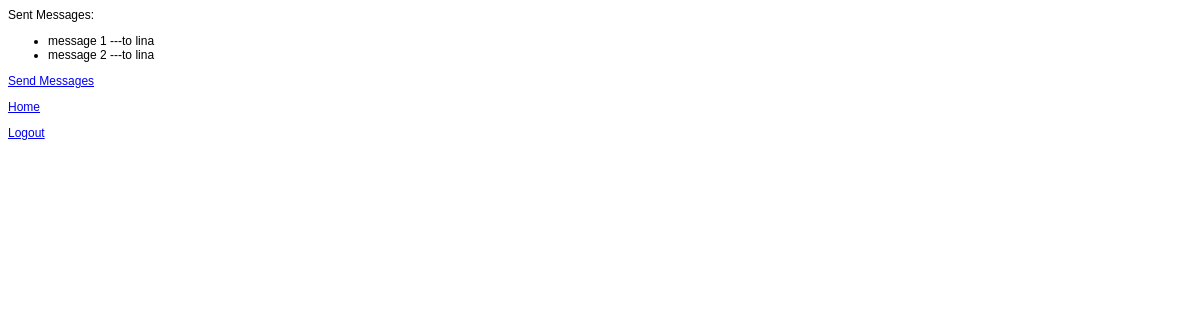
The app's page /outbox/ (signed in), older data.
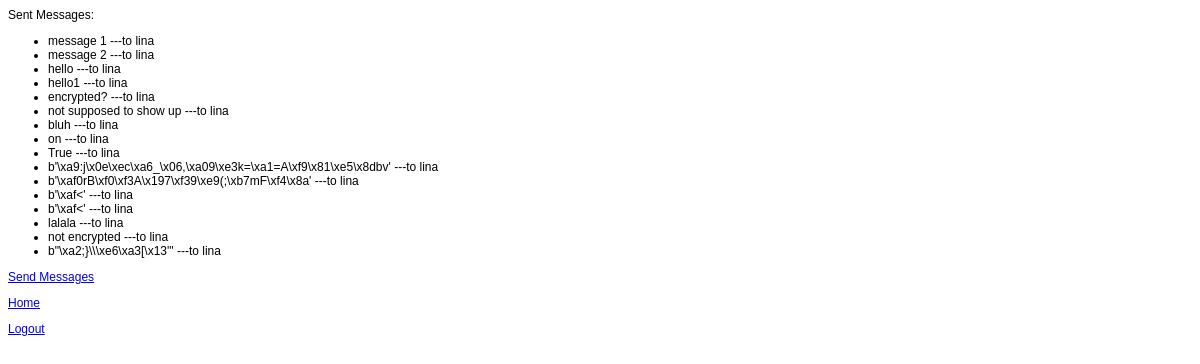
The same page, newer data.
### myapplication/models.py (models this page shows)
class Message(models.Model):
    sender = models.ForeignKey(User, related_name="sender")
    receiver = models.ForeignKey(User, related_name="receiver")
    subject = models.CharField(max_length=50, default="subject")
    msg = models.CharField(max_length=500)
    sentDate = models.DateTimeField(auto_now_add=True)
    display = models.BooleanField(default=True)
    encrypt = models.BooleanField(default=False)

### myapplication/views.py (the view)
# urls.py: url(r'^outbox/$', views.outbox, name='outbox'),
def outbox(request):
    if request.user.is_authenticated():
        messages = Message.objects.filter(sender=request.user)
        return render_to_response(
            'myapplication/outbox.html',
            {'messages': messages},
            context_instance=RequestContext(request)
        )
    else:
        return render(request, 'myapplication/auth.html')

### myapplication/templates/myapplication/outbox.html (shortened to what this page needs)
<!DOCTYPE html>
<html>
    <head>
    </head>
    <body>
    Sent Messages:
    {% if messages %}
        <ul>
        {% for message in messages %}
            <li>{{ message.msg }} ---to {{message.receiver.username}}</li>
        {% endfor %}
        </ul>
    {% else %}
        <p>No messages.</p>
    {% endif %}
    <p><a href="{% url 'messages' %}">Send Messages</a></p>
    <p><a href="{% url 'home' %}">Home</a></p>
    <p><a href="{% url 'logout' %}">Logout</a></p>
    </body>
</html>

### myapplication/templates/myapplication/outbox.html (style rules this page uses)
body { font-family:Arial,Helvetica,sans-serif; font-size: 12px; }

Row changes from the older to the newer data that the page shows:
added Message: msg "hello", receiver.username "lina"
added Message: msg "hello1", receiver.username "lina"
added Message: msg "encrypted?", receiver.username "lina"
added Message: msg "not supposed to show up", receiver.username "lina"
added Message: msg "bluh", receiver.username "lina"
added Message: msg "on", receiver.username "lina"
added Message: msg "True", receiver.username "lina"
added Message: msg "b'\\xa9:j\\x0e\\xec\\xa6_\\x06,\\xa09\\xe3k=\\xa1=A\\xf9\\x81\\xe5\\x8dbv'", receiver.username "lina"
added Message: msg "b'\\xaf0rB\\xf0\\xf3A\\x197\\xf39\\xe9(;\\xb7mF\\xf4\\x8a'", receiver.username "lina"
added Message: msg "b'\\xaf<'", receiver.username "lina"
added Message: msg "b'\\xaf<'", receiver.username "lina"
added Message: msg "lalala", receiver.username "lina"
added Message: msg "not encrypted", receiver.username "lina"
added Message: msg "b\"\\xa2;}\\\\\\xe6\\xa3[\\x13'\"", receiver.username "lina"
